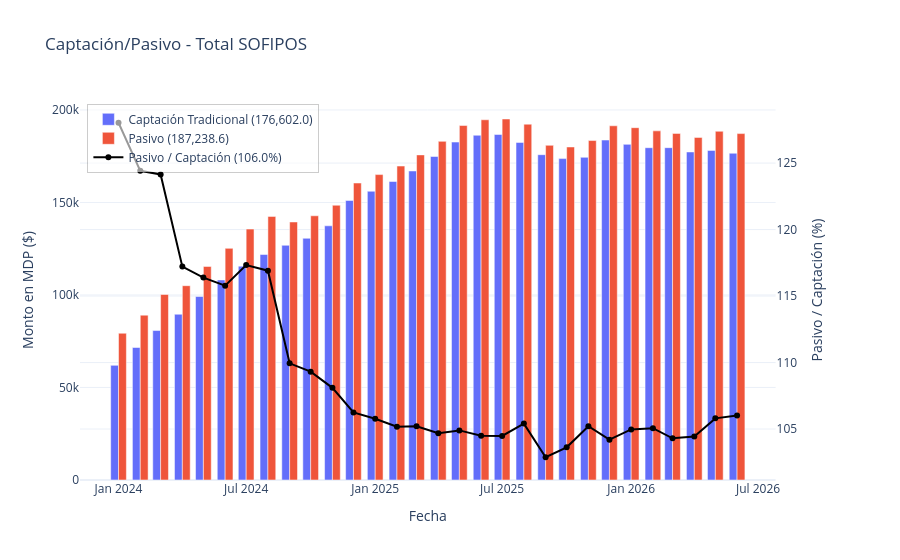

The notebook cell saved with this chart:
### Code cell
v_periodo = df_pasivo[df_pasivo['sofipo'] == 'Total SOFIPOS']['periodo']
v_captacion_finco = df_pasivo[df_pasivo['sofipo'] == 'Total SOFIPOS']['Captación tradicional']
v_pasv_finco = df_pasivo[df_pasivo['sofipo'] == 'Total SOFIPOS']['Pasivo']
v_ind = (v_pasv_finco/v_captacion_finco)*100

fig = make_subplots(specs=[[{"secondary_y": True}]])

fig.add_trace(
    go.Bar(
        x=v_periodo,
        y=v_captacion_finco,
        name=f"Captación Tradicional ({v_captacion_finco.iloc[-1]:,.1f})"
    ),
    secondary_y=False
)

fig.add_trace(
    go.Bar(
        x=v_periodo,
        y=v_pasv_finco,
        name=f"Pasivo ({v_pasv_finco.iloc[-1]:,.1f})"
    ),
    secondary_y=False
)

fig.add_trace(
    go.Scatter(
        x=v_periodo,
        y=v_ind,
        name=f"Pasivo / Captación ({v_ind.iloc[-1]:.1f}%)",
        mode="lines+markers",
        line=dict(color="black", width=2)
    ),
    secondary_y=True
)

fig.update_layout(
    barmode="group",
    title="Captación/Pasivo - Total SOFIPOS",
    xaxis_title="Fecha",
    legend=dict(
        x=0.01,
        y=0.99,
        xanchor="left",
        yanchor="top",
        bgcolor="rgba(255,255,255,0.6)",
        bordercolor="rgba(0,0,0,0.2)",
        borderwidth=1
    ),
    template="plotly_white"
)

fig.update_xaxes(tickformat="%b %Y")
fig.update_yaxes(title_text="Monto en MDP ($)", secondary_y=False)
fig.update_yaxes(title_text="Pasivo / Captación (%)", secondary_y=True)

fig.show()
